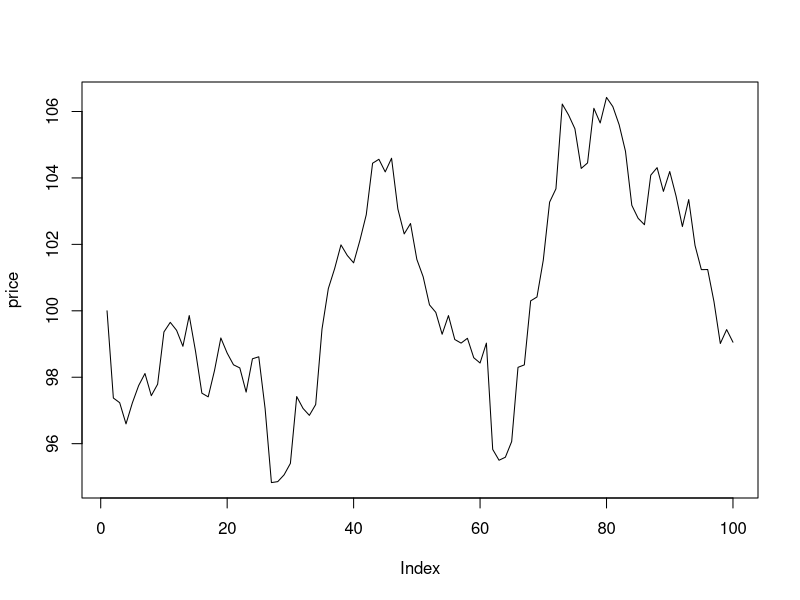
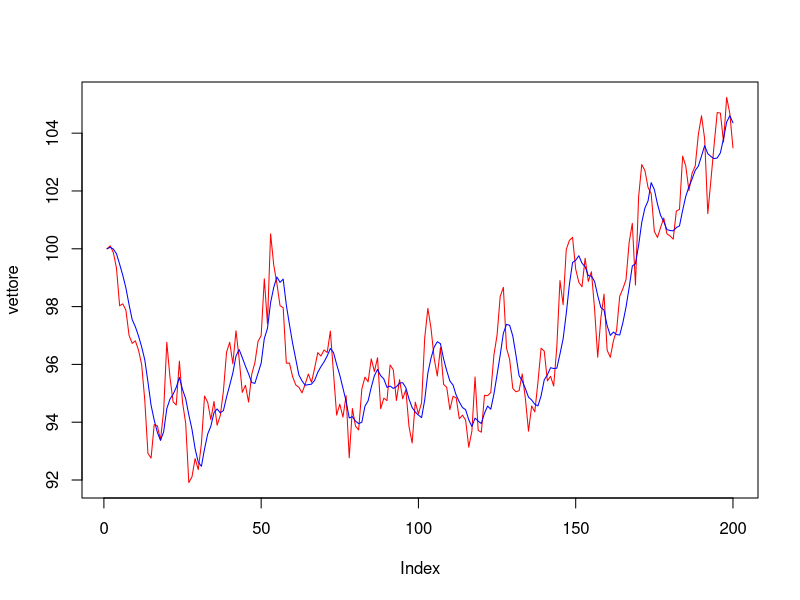

Source code (R) for these figures, in order:



#Esercizi lezione 2 luglio


#Esercizio 1:
#crea una funzione che crea una random walk
#1. Crea una funzione che genera una random walk
#2. Applica la funzione
#3. Fai un plot del tutto








#Esercizio 2: crea una media mobile su un vettore generato dalla random_walk
#1. usa la funzione random_walk creata in precedenza
#2. Crea una funzione che calcoli la media mobile di un vettore
#3. Applica la funzione al vettore generato
#4. Fai un plot del tutto



#Esercizio 3:
#Scrivi una funzione somma_pari che utilizzi un ciclo for 
#per sommare tutti i numeri pari da 1 a 100 e restituisca il risultato. 
#Usa la struttura if per verificare se un numero è pari.

somma_pari <- function() {
  # il tuo codice qui
}

somma_pari()


#Esercizio 4:
#Scrivi una funzione fattoriale che accetti un numero intero n 
#e utilizzi un ciclo for per calcolare il fattoriale di n. La funzione
#deve restituire il risultato.

fattoriale <- function(n) {
  # il tuo codice qui
}

fattoriale(5)  # Dovrebbe restituire 120


#Esercizio 5:
#Scrivi una funzione classifica_numero che prenda un numero come input e
#restituisca "Positivo", "Negativo" o "Zero" usando la funzione ifelse.

classifica_numero <- function(x) {
  # il tuo codice qui
}

classifica_numero(5)    # Dovrebbe restituire "Positivo"
classifica_numero(-3)   # Dovrebbe restituire "Negativo"
classifica_numero(0)    # Dovrebbe restituire "Zero"


#Esercizio 6:
#Scrivi una funzione trova_massimo che prenda un vettore numerico 
#come input e utilizzi un ciclo for per trovare il valore massimo nel vettore.


trova_massimo <- function(vettore) {
  # il tuo codice qui
}

trova_massimo(c(3, 5, 7, 2, 9, 1))  



#Esercizio 7:
#Scrivi una funzione filtra_e_trasforma che accetti
#un vettore di numeri come input e segua i seguenti passaggi:

#1) Filtra i numeri pari dal vettore.
#2) Moltiplica ciascun numero pari per 2.
#3) Restituisci un nuovo vettore contenente i numeri trasformati.





















#SOLUZIONI:
#-----------------------------------------------




#Esercizio 1:
random_walk <- function(n){
  walk <- array(100, n)
  for(i in 2:n){
    walk[i] <- walk[i-1] + rnorm(1)
  }
  return(walk)
}

price <- random_walk(100)
plot(price,type='l')




#Esercizio 2:


#1. usa il vettore della random walk
vettore <- random_walk(200)


#2. Crea una funzione che calcoli la media mobile di un vettore
media_mobile <- function(vettore, window = 5){
  n <- length(vettore)
  media <- numeric(n)
  
  for(i in 1:n){
    
    if(i < window){
      
      media[i] <- mean(vettore[1:i])
      
    } else {
      
      media[i] <- mean(vettore[ (i-window+1) : i ] )
    }
  }
  return(media)
}


sma <- media_mobile(vettore, window = 5)
plot(vettore, type='l', col='red')
lines(sma, type='l', col='blue')



vettore <- 1:20 #media mobile 5
print(vettore)


vettore[3:5]




#Esercizio 3:
somma_pari <- function() {
  somma <- 0
  for (i in 1:100) {
    if (i %% 2 == 0) {
      somma <- somma + i
    }
  }
  return(somma)
}

somma_pari() 




#Esercizio 4:
fattoriale <- function(n) {
  risultato <- 1
  for (i in 1:n) {
    risultato <- risultato * i
  }
  return(risultato)
}

fattoriale(5)  


#Esercizio 5:
classifica_numero <- function(x) {
  ifelse(x > 0, "Positivo", ifelse(x < 0, "Negativo", "Zero"))
}

classifica_numero(0)
classifica_numero(5)

#Esercizio 6:
trova_massimo <- function(vettore) {
  massimo <- vettore[1]
  for (i in 2:length(vettore)) {
    if (vettore[i] > massimo) {
      massimo <- vettore[i]
    }
  }
  return(massimo)
}

trova_massimo(c(3, 5, 7, 2, 9, 1))



#Esercizio 7:

filtra_e_trasforma <- function(vettore) {
  # Filtro dei numeri pari
  numeri_pari <- vettore[vettore %% 2 == 0]
  
  # Trasformazione: moltiplicazione per 2
  numeri_trasformati <- numeri_pari * 2
  
  return(numeri_trasformati)
}

# Esempio di utilizzo
filtra_e_trasforma(c(1, 2, 3, 4, 5, 6))  # Dovrebbe restituire c(4, 8, 12)






